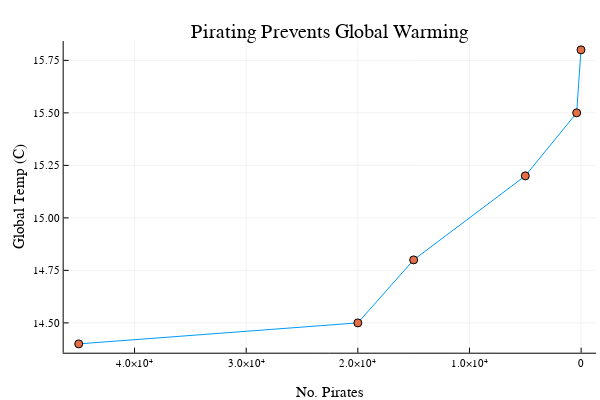

The notebook cell saved with this chart:
### Code cell
globaltemp = [14.4, 14.5, 14.8, 15.2, 15.5, 15.8]
npirates = [45000, 20000, 15000, 5000, 400, 12]
plot(npirates, globaltemp, legend=false)
scatter!(npirates, globaltemp, legend=false)
xflip!()
xlabel!("No. Pirates")
ylabel!("Global Temp (C)")
title!("Pirating Prevents Global Warming")

### Figure 1 — Plotly figure (JSON) as saved in the notebook; plotly's stock layout.template omitted (floating-point values rounded to 4 significant figures)
{"data": [{"colorbar": {"len": 0.8657, "title": "", "x": 0.9934, "y": 0.5087}, "legendgroup": "y1", "line": {"color": "rgba(0, 154, 250, 1.000)", "dash": "solid", "shape": "linear", "width": 1}, "mode": "lines", "name": "y1", "showlegend": true, "type": "scatter", "x": [45000, 20000, 15000, 5000, 400, 12], "xaxis": "x", "y": [14.4, 14.5, 14.8, 15.2, 15.5, 15.8], "yaxis": "y"}, {"colorbar": {"len": 0.8657, "title": "", "x": 0.9934, "y": 0.5087}, "legendgroup": "y2", "marker": {"color": "rgba(227, 111, 71, 1.000)", "line": {"color": "rgba(0, 0, 0, 1.000)", "width": 1}, "size": 8, "symbol": "circle"}, "mode": "markers", "name": "y2", "showlegend": true, "type": "scatter", "x": [45000, 20000, 15000, 5000, 400, 12], "xaxis": "x", "y": [14.4, 14.5, 14.8, 15.2, 15.5, 15.8], "yaxis": "y"}], "layout": {"annotations": [{"font": {"color": "rgba(0, 0, 0, 1.000)", "family": "sans-serif", "size": 20}, "rotation": 0, "showarrow": false, "text": "Pirating Prevents Global Warming", "x": 0.5498, "xanchor": "center", "xref": "paper", "y": 1, "yanchor": "top", "yref": "paper"}], "height": 400, "margin": {"b": 20, "l": 0, "r": 0, "t": 20}, "paper_bgcolor": "rgba(255, 255, 255, 1.000)", "plot_bgcolor": "rgba(255, 255, 255, 1.000)", "showlegend": false, "width": 600, "xaxis": {"anchor": "y", "domain": [0.1061, 0.9934], "gridcolor": "rgba(0, 0, 0, 0.100)", "gridwidth": 0.5, "linecolor": "rgba(0, 0, 0, 1.000)", "mirror": false, "range": [46350.0, -1338.0], "showgrid": true, "showline": true, "showticklabels": true, "tickangle": 0, "tickcolor": "rgb(0, 0, 0)", "tickfont": {"color": "rgba(0, 0, 0, 1.000)", "family": "sans-serif", "size": 11}, "tickmode": "array", "ticks": "inside", "ticktext": ["0", "1.0×10⁴", "2.0×10⁴", "3.0×10⁴", "4.0×10⁴"], "tickvals": [0, 10000, 20000, 30000, 40000], "title": "No. Pirates", "titlefont": {"color": "rgba(0, 0, 0, 1.000)", "family": "sans-serif", "size": 15}, "type": "-", "visible": true, "zeroline": false, "zerolinecolor": "rgba(0, 0, 0, 1.000)"}, "yaxis": {"anchor": "x", "domain": [0.07581, 0.9415], "gridcolor": "rgba(0, 0, 0, 0.100)", "gridwidth": 0.5, "linecolor": "rgba(0, 0, 0, 1.000)", "mirror": false, "range": [14.36, 15.84], "showgrid": true, "showline": true, "showticklabels": true, "tickangle": 0, "tickcolor": "rgb(0, 0, 0)", "tickfont": {"color": "rgba(0, 0, 0, 1.000)", "family": "sans-serif", "size": 11}, "tickmode": "array", "ticks": "inside", "ticktext": ["14.50", "14.75", "15.00", "15.25", "15.50", "15.75"], "tickvals": [14.5, 14.75, 15, 15.25, 15.5, 15.75], "title": "Global Temp (C)", "titlefont": {"color": "rgba(0, 0, 0, 1.000)", "family": "sans-serif", "size": 15}, "type": "-", "visible": true, "zeroline": false, "zerolinecolor": "rgba(0, 0, 0, 1.000)"}}}
